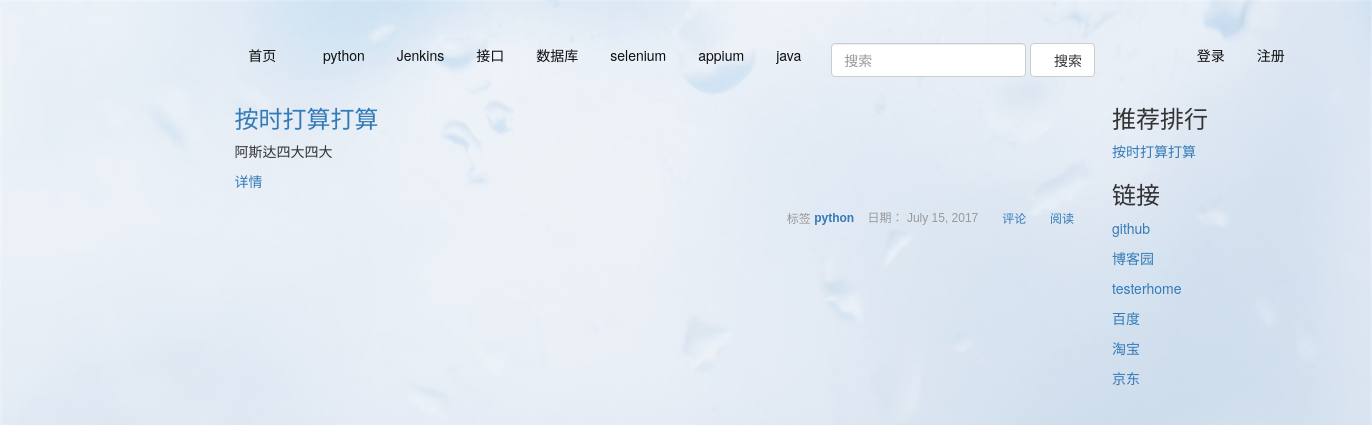
Screenshot of /tag/python&1 with the database file from the repository.
### app/models.py (models this page shows, shortened)
class Classifa(db.Model):
    __tablename__='fenlei'
    id=db.Column(db.Integer(),primary_key=True)
    name=db.Column(db.String(64))

class Post(db.Model):
    __tablename__='posts'
    id=db.Column(db.Integer(),primary_key=True,autoincrement=True)
    title=db.Column(db.String(255),unique=False)
    text=db.Column(db.Text())
    publish_date=db.Column(db.DateTime(),default=datetime.datetime.now())
    user_id=db.Column(db.Integer(),db.ForeignKey('users.id'))
    is_recomment=db.Column(db.Boolean(),default=False)
    comments = db.relationship(
        'Comment',
        backref='posts',
        lazy='dynamic')
    tag = db.relationship(
        'Tag',
        secondary=posts_tags,
        backref=db.backref('posts', lazy='dynamic')
    )
    classname=db.relationship('Classifa',
    	secondary=post_class,
    	backref=db.backref('posts'))

class Tag(db.Model):
    __tablename__ = 'tags'
    id = db.Column(db.Integer(), primary_key=True)
    name=db.Column(db.String(255))
    def __repr__(self):
        return self.name

class Link(db.Model):
    __tablename__='links'
    id = db.Column(db.Integer(), primary_key=True)
    name = db.Column(db.String(255))
    url = db.Column(db.String(255))

### app/views.py (the view)
@app.route('/tag/<string:tag>',methods=['GET','POST'])
@app.route('/tag/<string:tag>&<int:page>')
@cache.cached(timeout=60*3)
def tag(tag,page=1):
  tags=Tag.query.filter_by(name=tag).first()
  pyth_post=tags.posts
  link,tuijian_post,fenlei=get_tui_link()
  return render_template('tag.html',posts=pyth_post,tuijian_post=tuijian_post,fenleis=fenlei,links=link)

### app/views.py (called while the page is built)
def get_tui_link():
  link=db.session.query(Link).all()
  fenlei=db.session.query(Classifa).all()
  tuijian_post=Post.query.filter_by(is_recomment=True).all()
  return link,tuijian_post,fenlei

### app/templates/tag.html (shortened to what this page needs)
{% extends 'base.html' %}
 {%block nav%}
 {%for nav in fenleis%}
 <li id='{{nav.name}}' onclick="document.getElementById('{{nav.name}}').setAttribute('class','active')">
            <a href="{{url_for ('fenlei',fenlei_name=nav.name)}}" style="color: #0f0f0f" >{{nav.name}}
            </a>
        </li>
        {%endfor%}
        {%endblock%}
{% block body%}
{% for post in posts %}
      <div style="height:10%">
      <h3><a href="{{url_for('post',post_id=post.id)}}">{{ post.title }}</a></h3>
        {{ post.text | truncate(100) | safe }}
        <p> <a href="{{url_for('post',post_id=post.id)}}">详情</a></p>
        <div style="padding: 5px 0;color: #999;font: normal 12px/24px Arial;text-align: right;">
    <span class="glyphicon glyphicon-tag">标签 </span>
    {%for tag in post.tag%}<a href="{{url_for('tag',tag=tag)}}"><strong>{{tag}}</strong></a> {%endfor%}
    <span  style="margin: 0 5px 0 0;">&nbsp;日期： {{ moment(post.publish_date).format('LL') }}&nbsp;</span>
    <span  style="margin: 0 5px 0 0;" class="glyphicon glyphicon-comment"><a href='{{url_for('post',post_id=post.id)}}'>&nbsp;评论&nbsp;</a></span>
    <span  style="margin: 0 5px 0 0;" class="glyphicon glyphicon-eye-open"><a href='{{url_for('post',post_id=post.id)}}'>&nbsp;阅读&nbsp;</a></span></div>
	</div>
    {% endfor %}
    {% endblock %}
{% block tuijian %}
	{%for tui in tuijian_post%}
	<p><a href='{{url_for('post',post_id=tui.id)}}'>{{tui.title}}</a></p>
	{%endfor%}
        {% endblock %}
{%block link%}
{%for link1 in links%}
<p><a href='{{link1.url}}'>{{link1.name}}</a></P>
{%endfor%}
{% endblock %}

### rows the page displays
Classifa: name "python"
Classifa: name "Jenkins"
Classifa: name "接口"
Classifa: name "数据库"
Classifa: name "selenium"
Classifa: name "appium"
Classifa: name "java"
Post: title "按时打算打算", text "阿斯达四大四大", publish_date "July 15, 2017"
Tag: name "python"
Link: name "github"
Link: name "博客园"
Link: name "testerhome"
Link: name "百度"
Link: name "淘宝"
Link: name "京东"
